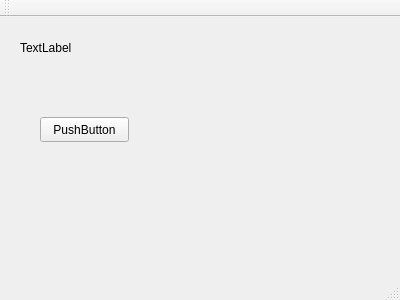
<?xml version="1.0" encoding="UTF-8"?>
<ui version="4.0">
 <class>MainWindow</class>
 <widget class="QMainWindow" name="MainWindow">
  <property name="geometry">
   <rect>
    <x>0</x>
    <y>0</y>
    <width>400</width>
    <height>300</height>
   </rect>
  </property>
  <property name="windowTitle">
   <string>MainWindow</string>
  </property>
  <widget class="QWidget" name="centralWidget">
   <widget class="QLabel" name="label">
    <property name="geometry">
     <rect>
      <x>20</x>
      <y>0</y>
      <width>361</width>
      <height>61</height>
     </rect>
    </property>
    <property name="text">
     <string>TextLabel</string>
    </property>
   </widget>
   <widget class="QPushButton" name="btn">
    <property name="geometry">
     <rect>
      <x>40</x>
      <y>100</y>
      <width>89</width>
      <height>25</height>
     </rect>
    </property>
    <property name="text">
     <string>PushButton</string>
    </property>
   </widget>
  </widget>
  <widget class="QMenuBar" name="menuBar">
   <property name="geometry">
    <rect>
     <x>0</x>
     <y>0</y>
     <width>400</width>
     <height>22</height>
    </rect>
   </property>
  </widget>
  <widget class="QToolBar" name="mainToolBar">
   <attribute name="toolBarArea">
    <enum>TopToolBarArea</enum>
   </attribute>
   <attribute name="toolBarBreak">
    <bool>false</bool>
   </attribute>
  </widget>
  <widget class="QStatusBar" name="statusBar"/>
 </widget>
 <layoutdefault spacing="6" margin="11"/>
 <resources/>
 <connections/>
</ui>
